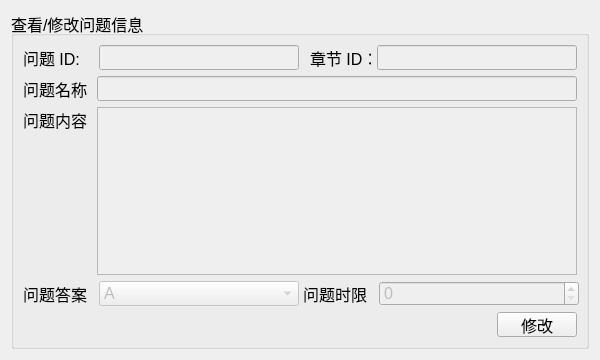
<?xml version="1.0" encoding="UTF-8"?>
<ui version="4.0">
 <class>ViewQuestionInfo</class>
 <widget class="QWidget" name="ViewQuestionInfo">
  <property name="geometry">
   <rect>
    <x>0</x>
    <y>0</y>
    <width>600</width>
    <height>360</height>
   </rect>
  </property>
  <property name="minimumSize">
   <size>
    <width>600</width>
    <height>360</height>
   </size>
  </property>
  <property name="maximumSize">
   <size>
    <width>600</width>
    <height>360</height>
   </size>
  </property>
  <property name="windowTitle">
   <string>Form</string>
  </property>
  <layout class="QGridLayout" name="gridLayout">
   <item row="0" column="0">
    <widget class="QGroupBox" name="editBox">
     <property name="font">
      <font>
       <pointsize>12</pointsize>
      </font>
     </property>
     <property name="title">
      <string>查看/修改问题信息</string>
     </property>
     <layout class="QGridLayout" name="gridLayout_2">
      <item row="0" column="0">
       <layout class="QVBoxLayout" name="verticalLayout_2">
        <item>
         <layout class="QHBoxLayout" name="horizontalLayout_3">
          <item>
           <widget class="QLabel" name="label_25">
            <property name="minimumSize">
             <size>
              <width>70</width>
              <height>25</height>
             </size>
            </property>
            <property name="maximumSize">
             <size>
              <width>16777215</width>
              <height>25</height>
             </size>
            </property>
            <property name="text">
             <string>问题 ID:</string>
            </property>
           </widget>
          </item>
          <item>
           <widget class="QLineEdit" name="questionIDTxt">
            <property name="enabled">
             <bool>false</bool>
            </property>
            <property name="minimumSize">
             <size>
              <width>200</width>
              <height>25</height>
             </size>
            </property>
           </widget>
          </item>
          <item>
           <spacer name="horizontalSpacer_5">
            <property name="orientation">
             <enum>Qt::Horizontal</enum>
            </property>
            <property name="sizeHint" stdset="0">
             <size>
              <width>13</width>
              <height>13</height>
             </size>
            </property>
           </spacer>
          </item>
          <item>
           <widget class="QLabel" name="label_27">
            <property name="minimumSize">
             <size>
              <width>60</width>
              <height>25</height>
             </size>
            </property>
            <property name="text">
             <string>章节 ID：</string>
            </property>
           </widget>
          </item>
          <item>
           <widget class="QLineEdit" name="chapterIDTxt">
            <property name="enabled">
             <bool>false</bool>
            </property>
            <property name="minimumSize">
             <size>
              <width>200</width>
              <height>25</height>
             </size>
            </property>
           </widget>
          </item>
         </layout>
        </item>
        <item>
         <layout class="QHBoxLayout" name="horizontalLayout_2">
          <item>
           <widget class="QLabel" name="label_29">
            <property name="minimumSize">
             <size>
              <width>60</width>
              <height>25</height>
             </size>
            </property>
            <property name="text">
             <string>问题名称：</string>
            </property>
           </widget>
          </item>
          <item>
           <widget class="QLineEdit" name="questionTitleTxt">
            <property name="enabled">
             <bool>false</bool>
            </property>
            <property name="minimumSize">
             <size>
              <width>480</width>
              <height>25</height>
             </size>
            </property>
           </widget>
          </item>
         </layout>
        </item>
        <item>
         <layout class="QHBoxLayout" name="horizontalLayout">
          <item>
           <layout class="QVBoxLayout" name="verticalLayout">
            <item>
             <widget class="QLabel" name="label_31">
              <property name="minimumSize">
               <size>
                <width>60</width>
                <height>25</height>
               </size>
              </property>
              <property name="text">
               <string>问题内容：</string>
              </property>
             </widget>
            </item>
            <item>
             <spacer name="verticalSpacer_3">
              <property name="orientation">
               <enum>Qt::Vertical</enum>
              </property>
              <property name="sizeHint" stdset="0">
               <size>
                <width>20</width>
                <height>40</height>
               </size>
              </property>
             </spacer>
            </item>
           </layout>
          </item>
          <item>
           <widget class="QTextBrowser" name="questionContextTxt">
            <property name="enabled">
             <bool>false</bool>
            </property>
            <property name="minimumSize">
             <size>
              <width>480</width>
              <height>150</height>
             </size>
            </property>
            <property name="readOnly">
             <bool>false</bool>
            </property>
           </widget>
          </item>
         </layout>
        </item>
        <item>
         <layout class="QHBoxLayout" name="horizontalLayout_4">
          <item>
           <widget class="QLabel" name="label_33">
            <property name="minimumSize">
             <size>
              <width>70</width>
              <height>25</height>
             </size>
            </property>
            <property name="text">
             <string>问题答案：</string>
            </property>
           </widget>
          </item>
          <item>
           <widget class="QComboBox" name="questionAnwserTxt">
            <property name="enabled">
             <bool>false</bool>
            </property>
            <property name="minimumSize">
             <size>
              <width>200</width>
              <height>25</height>
             </size>
            </property>
            <item>
             <property name="text">
              <string>A</string>
             </property>
            </item>
            <item>
             <property name="text">
              <string>B</string>
             </property>
            </item>
            <item>
             <property name="text">
              <string>C</string>
             </property>
            </item>
            <item>
             <property name="text">
              <string>D</string>
             </property>
            </item>
           </widget>
          </item>
          <item>
           <spacer name="horizontalSpacer_7">
            <property name="orientation">
             <enum>Qt::Horizontal</enum>
            </property>
            <property name="sizeHint" stdset="0">
             <size>
              <width>13</width>
              <height>22</height>
             </size>
            </property>
           </spacer>
          </item>
          <item>
           <widget class="QLabel" name="label_35">
            <property name="minimumSize">
             <size>
              <width>70</width>
              <height>25</height>
             </size>
            </property>
            <property name="text">
             <string>问题时限：</string>
            </property>
           </widget>
          </item>
          <item>
           <widget class="QSpinBox" name="questionLimitTimeTxt">
            <property name="enabled">
             <bool>false</bool>
            </property>
            <property name="minimumSize">
             <size>
              <width>200</width>
              <height>25</height>
             </size>
            </property>
            <property name="maximum">
             <number>60</number>
            </property>
           </widget>
          </item>
         </layout>
        </item>
        <item>
         <layout class="QHBoxLayout" name="horizontalLayout_5">
          <item>
           <spacer name="horizontalSpacer_8">
            <property name="orientation">
             <enum>Qt::Horizontal</enum>
            </property>
            <property name="sizeHint" stdset="0">
             <size>
              <width>40</width>
              <height>20</height>
             </size>
            </property>
           </spacer>
          </item>
          <item>
           <widget class="QPushButton" name="editBtn">
            <property name="minimumSize">
             <size>
              <width>60</width>
              <height>25</height>
             </size>
            </property>
            <property name="text">
             <string>修改</string>
            </property>
           </widget>
          </item>
         </layout>
        </item>
       </layout>
      </item>
     </layout>
    </widget>
   </item>
  </layout>
 </widget>
 <resources/>
 <connections/>
</ui>
